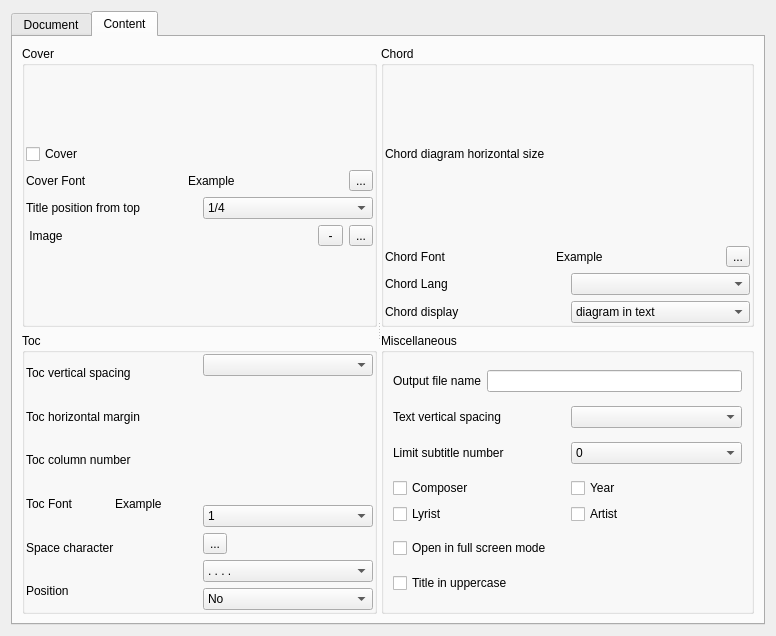
<?xml version="1.0" encoding="UTF-8"?>
<ui version="4.0">
 <class>FormConfig</class>
 <widget class="QWidget" name="FormConfig">
  <property name="geometry">
   <rect>
    <x>0</x>
    <y>0</y>
    <width>776</width>
    <height>636</height>
   </rect>
  </property>
  <property name="windowTitle">
   <string>Form</string>
  </property>
  <layout class="QVBoxLayout" name="verticalLayout_6">
   <item>
    <widget class="QTabWidget" name="tabWidget">
     <property name="tabPosition">
      <enum>QTabWidget::North</enum>
     </property>
     <property name="currentIndex">
      <number>1</number>
     </property>
     <widget class="QWidget" name="tab">
      <attribute name="title">
       <string>Document</string>
      </attribute>
      <layout class="QHBoxLayout" name="horizontalLayout_35">
       <item>
        <layout class="QVBoxLayout" name="verticalLayout_20">
         <item>
          <layout class="QHBoxLayout" name="horizontalLayout_20">
           <item>
            <layout class="QVBoxLayout" name="verticalLayout_18">
             <item>
              <widget class="QGroupBox" name="groupBoxPageSize">
               <property name="title">
                <string>PageSize</string>
               </property>
               <layout class="QVBoxLayout" name="verticalLayout_17">
                <item>
                 <layout class="QVBoxLayout" name="verticalLayout_4">
                  <item>
                   <layout class="QHBoxLayout" name="horizontalLayout_18">
                    <item>
                     <widget class="QLabel" name="labelPageWidth">
                      <property name="text">
                       <string>Page width</string>
                      </property>
                     </widget>
                    </item>
                    <item>
                     <widget class="SpinBoxUnit" name="spuPageWidth" native="true"/>
                    </item>
                   </layout>
                  </item>
                  <item>
                   <layout class="QHBoxLayout" name="horizontalLayout_19">
                    <item>
                     <widget class="QLabel" name="labelPageHeight">
                      <property name="text">
                       <string>Page height</string>
                      </property>
                     </widget>
                    </item>
                    <item>
                     <widget class="SpinBoxUnit" name="spuPageHeight" native="true"/>
                    </item>
                   </layout>
                  </item>
                  <item>
                   <layout class="QHBoxLayout" name="horizontalLayout_21">
                    <item>
                     <widget class="QLabel" name="labelPageDimension">
                      <property name="text">
                       <string>Page</string>
                      </property>
                     </widget>
                    </item>
                    <item>
                     <widget class="PageSize" name="comboBoxMediaBox"/>
                    </item>
                    <item>
                     <widget class="QCheckBox" name="checkBoxLandscape">
                      <property name="text">
                       <string>Landscape</string>
                      </property>
                     </widget>
                    </item>
                   </layout>
                  </item>
                 </layout>
                </item>
               </layout>
              </widget>
             </item>
             <item>
              <widget class="QGroupBox" name="groupBoxMargin">
               <property name="title">
                <string>Margin</string>
               </property>
               <layout class="QVBoxLayout" name="verticalLayout_25">
                <item>
                 <layout class="QHBoxLayout" name="horizontalLayout_16">
                  <item>
                   <layout class="QVBoxLayout" name="verticalLayout_15">
                    <item>
                     <widget class="QLabel" name="labelMarginHorizontal">
                      <property name="text">
                       <string>Horizontal </string>
                      </property>
                     </widget>
                    </item>
                    <item>
                     <widget class="QLabel" name="labelMarginVertical">
                      <property name="text">
                       <string>Vertical</string>
                      </property>
                     </widget>
                    </item>
                   </layout>
                  </item>
                  <item>
                   <layout class="QVBoxLayout" name="verticalLayout_9">
                    <item>
                     <widget class="SpinBoxUnit" name="spuHorizontalMargin" native="true"/>
                    </item>
                    <item>
                     <widget class="SpinBoxUnit" name="spuVerticalMargin" native="true"/>
                    </item>
                   </layout>
                  </item>
                 </layout>
                </item>
               </layout>
              </widget>
             </item>
            </layout>
           </item>
           <item>
            <widget class="QGroupBox" name="groupBoxMiscellaneous">
             <property name="title">
              <string>Fonts</string>
             </property>
             <layout class="QVBoxLayout" name="verticalLayout_19">
              <item>
               <layout class="QVBoxLayout" name="verticalLayout_10">
                <item>
                 <layout class="QHBoxLayout" name="horizontalLayout_6">
                  <item>
                   <widget class="QLabel" name="labelNormalFont">
                    <property name="text">
                     <string>Default Font</string>
                    </property>
                   </widget>
                  </item>
                  <item>
                   <widget class="ExampleLabel" name="labelNormalFontExample">
                    <property name="text">
                     <string>Example</string>
                    </property>
                   </widget>
                  </item>
                  <item>
                   <widget class="FontButton" name="toolButtonNormalFont">
                    <property name="text">
                     <string>...</string>
                    </property>
                   </widget>
                  </item>
                 </layout>
                </item>
                <item>
                 <layout class="QHBoxLayout" name="horizontalLayout_3">
                  <item>
                   <widget class="QLabel" name="labelTitleFont">
                    <property name="text">
                     <string>Title Font</string>
                    </property>
                   </widget>
                  </item>
                  <item>
                   <widget class="ExampleLabel" name="labelTitleFontExample">
                    <property name="text">
                     <string>Example</string>
                    </property>
                   </widget>
                  </item>
                  <item>
                   <widget class="FontButton" name="toolButtonTitleFont">
                    <property name="text">
                     <string>...</string>
                    </property>
                   </widget>
                  </item>
                 </layout>
                </item>
                <item>
                 <layout class="QHBoxLayout" name="horizontalLayout_28">
                  <item>
                   <widget class="QLabel" name="labelSubtitleFont">
                    <property name="text">
                     <string>Subtitle Font</string>
                    </property>
                   </widget>
                  </item>
                  <item>
                   <widget class="ExampleLabel" name="labelSubtitleFontExample">
                    <property name="text">
                     <string>Example</string>
                    </property>
                   </widget>
                  </item>
                  <item>
                   <widget class="FontButton" name="toolButtonSubtitleFont">
                    <property name="text">
                     <string>...</string>
                    </property>
                   </widget>
                  </item>
                 </layout>
                </item>
                <item>
                 <layout class="QHBoxLayout" name="horizontalLayout_4">
                  <item>
                   <widget class="QLabel" name="labelCommentFont">
                    <property name="text">
                     <string>Comment Font</string>
                    </property>
                   </widget>
                  </item>
                  <item>
                   <widget class="ExampleLabel" name="labelCommentFontExample">
                    <property name="text">
                     <string>Example</string>
                    </property>
                   </widget>
                  </item>
                  <item>
                   <widget class="FontButton" name="toolButtonCommentFont">
                    <property name="text">
                     <string>...</string>
                    </property>
                   </widget>
                  </item>
                 </layout>
                </item>
                <item>
                 <layout class="QHBoxLayout" name="horizontalLayout_34">
                  <item>
                   <widget class="QLabel" name="labelCommentItalicFont">
                    <property name="text">
                     <string>Comment ItalicFont</string>
                    </property>
                   </widget>
                  </item>
                  <item>
                   <widget class="ExampleLabel" name="labelCommentItalicFontExample">
                    <property name="text">
                     <string>Example</string>
                    </property>
                   </widget>
                  </item>
                  <item>
                   <widget class="FontButton" name="toolButtonCommentItalicFont">
                    <property name="text">
                     <string>...</string>
                    </property>
                   </widget>
                  </item>
                 </layout>
                </item>
                <item>
                 <layout class="QHBoxLayout" name="horizontalLayout_29">
                  <item>
                   <widget class="QLabel" name="labelCommentBoxFont">
                    <property name="text">
                     <string>Comment Font in box</string>
                    </property>
                   </widget>
                  </item>
                  <item>
                   <widget class="ExampleLabel" name="labelCommentBoxFontExample">
                    <property name="text">
                     <string>Example</string>
                    </property>
                   </widget>
                  </item>
                  <item>
                   <widget class="FontButton" name="toolButtonCommentBoxFont">
                    <property name="text">
                     <string>...</string>
                    </property>
                   </widget>
                  </item>
                 </layout>
                </item>
               </layout>
              </item>
             </layout>
            </widget>
           </item>
          </layout>
         </item>
         <item>
          <layout class="QHBoxLayout" name="horizontalLayout_33">
           <item>
            <widget class="QGroupBox" name="groupBoxPageNumber">
             <property name="title">
              <string>Page number</string>
             </property>
             <layout class="QHBoxLayout" name="horizontalLayout_25">
              <item>
               <layout class="QVBoxLayout" name="verticalLayout_2">
                <item>
                 <layout class="QHBoxLayout" name="horizontalLayout_26">
                  <item>
                   <widget class="QLabel" name="labelPageNumber">
                    <property name="text">
                     <string>Page number</string>
                    </property>
                   </widget>
                  </item>
                  <item>
                   <widget class="QComboBox" name="comboBoxPageNumber">
                    <item>
                     <property name="text">
                      <string>No</string>
                     </property>
                    </item>
                    <item>
                     <property name="text">
                      <string>Center</string>
                     </property>
                    </item>
                    <item>
                     <property name="text">
                      <string>Outside</string>
                     </property>
                    </item>
                   </widget>
                  </item>
                 </layout>
                </item>
                <item>
                 <layout class="QHBoxLayout" name="horizontalLayout_5">
                  <item>
                   <widget class="QLabel" name="labelPageNumberStyle">
                    <property name="text">
                     <string>Page style</string>
                    </property>
                   </widget>
                  </item>
                  <item>
                   <widget class="QComboBox" name="comboBoxPageNumberStyle">
                    <item>
                     <property name="text">
                      <string>1</string>
                     </property>
                    </item>
                    <item>
                     <property name="text">
                      <string>- 1 - </string>
                     </property>
                    </item>
                    <item>
                     <property name="text">
                      <string>1/50</string>
                     </property>
                    </item>
                    <item>
                     <property name="text">
                      <string>&lt;&lt; 1 &gt;&gt;</string>
                     </property>
                    </item>
                   </widget>
                  </item>
                 </layout>
                </item>
                <item>
                 <layout class="QHBoxLayout" name="horizontalLayout_7">
                  <item>
                   <widget class="QLabel" name="labelPageNumberPosition">
                    <property name="text">
                     <string>Page number position</string>
                    </property>
                   </widget>
                  </item>
                  <item>
                   <widget class="SpinBoxUnit" name="spuPageNumberPosition" native="true"/>
                  </item>
                 </layout>
                </item>
                <item>
                 <layout class="QHBoxLayout" name="horizontalLayout_14">
                  <item>
                   <widget class="QLabel" name="labelPageNumberFont">
                    <property name="text">
                     <string>Page Number  Font</string>
                    </property>
                   </widget>
                  </item>
                  <item>
                   <widget class="ExampleLabel" name="labelPageNumberFontExample">
                    <property name="text">
                     <string>Example</string>
                    </property>
                   </widget>
                  </item>
                  <item>
                   <widget class="FontButton" name="toolButtonPageNumberFont">
                    <property name="text">
                     <string>...</string>
                    </property>
                   </widget>
                  </item>
                 </layout>
                </item>
               </layout>
              </item>
             </layout>
            </widget>
           </item>
           <item>
            <widget class="QGroupBox" name="groupBox">
             <property name="title">
              <string>Page topology</string>
             </property>
             <layout class="QHBoxLayout" name="horizontalLayout_38">
              <item>
               <layout class="QVBoxLayout" name="verticalLayout_16">
                <item>
                 <layout class="QHBoxLayout" name="horizontalLayout_27">
                  <item>
                   <widget class="QLabel" name="labelDuplex">
                    <property name="text">
                     <string>Duplex</string>
                    </property>
                   </widget>
                  </item>
                  <item>
                   <widget class="QComboBox" name="comboBoxDuplex">
                    <item>
                     <property name="text">
                      <string>Simplex</string>
                     </property>
                    </item>
                    <item>
                     <property name="text">
                      <string>Duplex</string>
                     </property>
                    </item>
                    <item>
                     <property name="text">
                      <string>Duplex with new song on right page</string>
                     </property>
                    </item>
                   </widget>
                  </item>
                 </layout>
                </item>
                <item>
                 <layout class="QHBoxLayout" name="horizontalLayout_32">
                  <item>
                   <widget class="QLabel" name="labelPageColor">
                    <property name="text">
                     <string>Paper color</string>
                    </property>
                   </widget>
                  </item>
                  <item>
                   <widget class="ColorButton" name="colorButtonPaperColor">
                    <property name="text">
                     <string>...</string>
                    </property>
                   </widget>
                  </item>
                 </layout>
                </item>
                <item>
                 <layout class="QHBoxLayout" name="horizontalLayout_13">
                  <item>
                   <spacer name="horizontalSpacer_2">
                    <property name="orientation">
                     <enum>Qt::Horizontal</enum>
                    </property>
                    <property name="sizeHint" stdset="0">
                     <size>
                      <width>40</width>
                      <height>20</height>
                     </size>
                    </property>
                   </spacer>
                  </item>
                  <item>
                   <widget class="QPushButton" name="pushButtonSetAsDefault1">
                    <property name="toolTip">
                     <string>Save this as default</string>
                    </property>
                    <property name="text">
                     <string/>
                    </property>
                    <property name="icon">
                     <iconset resource="../Resources/resources.qrc">
                      <normaloff>:/Image/Images/settings.png</normaloff>:/Image/Images/settings.png</iconset>
                    </property>
                    <property name="shortcut">
                     <string>Shift+S, Esc</string>
                    </property>
                    <property name="flat">
                     <bool>true</bool>
                    </property>
                   </widget>
                  </item>
                 </layout>
                </item>
                <item>
                 <layout class="QHBoxLayout" name="horizontalLayout_36">
                  <item>
                   <widget class="QLabel" name="labelVerticalPausePerPage">
                    <property name="text">
                     <string>Page per height</string>
                    </property>
                   </widget>
                  </item>
                  <item>
                   <widget class="QComboBox" name="comboBoxVerticalPausePerPage">
                    <item>
                     <property name="text">
                      <string>1</string>
                     </property>
                    </item>
                    <item>
                     <property name="text">
                      <string>2</string>
                     </property>
                    </item>
                    <item>
                     <property name="text">
                      <string>3</string>
                     </property>
                    </item>
                   </widget>
                  </item>
                 </layout>
                </item>
                <item>
                 <layout class="QHBoxLayout" name="horizontalLayout_37">
                  <item>
                   <widget class="QLabel" name="labelColumnNumber">
                    <property name="text">
                     <string>Force column</string>
                    </property>
                   </widget>
                  </item>
                  <item>
                   <widget class="QComboBox" name="comboBoxColumnNumber">
                    <item>
                     <property name="text">
                      <string>Keep song definition</string>
                     </property>
                    </item>
                    <item>
                     <property name="text">
                      <string>1</string>
                     </property>
                    </item>
                    <item>
                     <property name="text">
                      <string>2</string>
                     </property>
                    </item>
                    <item>
                     <property name="text">
                      <string>3</string>
                     </property>
                    </item>
                    <item>
                     <property name="text">
                      <string>4</string>
                     </property>
                    </item>
                   </widget>
                  </item>
                 </layout>
                </item>
               </layout>
              </item>
             </layout>
            </widget>
           </item>
          </layout>
         </item>
        </layout>
       </item>
      </layout>
     </widget>
     <widget class="QWidget" name="tab_3">
      <attribute name="title">
       <string>Content</string>
      </attribute>
      <layout class="QVBoxLayout" name="verticalLayout_23">
       <item>
        <widget class="QSplitter" name="splitter">
         <property name="orientation">
          <enum>Qt::Horizontal</enum>
         </property>
         <widget class="QWidget" name="layoutWidget">
          <layout class="QVBoxLayout" name="verticalLayout_21">
           <item>
            <widget class="QGroupBox" name="groupBoxCover">
             <property name="title">
              <string>Cover</string>
             </property>
             <layout class="QVBoxLayout" name="verticalLayout_11">
              <property name="leftMargin">
               <number>1</number>
              </property>
              <property name="topMargin">
               <number>1</number>
              </property>
              <property name="rightMargin">
               <number>1</number>
              </property>
              <property name="bottomMargin">
               <number>1</number>
              </property>
              <item>
               <layout class="QVBoxLayout" name="verticalLayout">
                <item>
                 <widget class="QCheckBox" name="checkBoxCover">
                  <property name="text">
                   <string>Cover</string>
                  </property>
                 </widget>
                </item>
                <item>
                 <layout class="QHBoxLayout" name="horizontalLayout_10">
                  <item>
                   <widget class="QLabel" name="labelCoverFont">
                    <property name="text">
                     <string>Cover Font</string>
                    </property>
                   </widget>
                  </item>
                  <item>
                   <widget class="ExampleLabel" name="labelCoverFontExample">
                    <property name="text">
                     <string>Example</string>
                    </property>
                   </widget>
                  </item>
                  <item>
                   <widget class="FontButton" name="toolButtonCoverFont">
                    <property name="text">
                     <string>...</string>
                    </property>
                   </widget>
                  </item>
                 </layout>
                </item>
                <item>
                 <layout class="QHBoxLayout" name="horizontalLayout_11">
                  <item>
                   <widget class="QLabel" name="labelTitlePosition">
                    <property name="text">
                     <string>Title position from top</string>
                    </property>
                   </widget>
                  </item>
                  <item>
                   <widget class="QComboBox" name="comboBoxTitlePosition">
                    <item>
                     <property name="text">
                      <string>1/4</string>
                     </property>
                    </item>
                    <item>
                     <property name="text">
                      <string>1/2</string>
                     </property>
                    </item>
                    <item>
                     <property name="text">
                      <string>3/4</string>
                     </property>
                    </item>
                   </widget>
                  </item>
                 </layout>
                </item>
                <item>
                 <layout class="QHBoxLayout" name="horizontalLayout">
                  <item>
                   <widget class="QLabel" name="labelCoverImage">
                    <property name="text">
                     <string> Image</string>
                    </property>
                   </widget>
                  </item>
                  <item>
                   <widget class="QLabel" name="labelCoverViewImage">
                    <property name="text">
                     <string/>
                    </property>
                   </widget>
                  </item>
                  <item>
                   <widget class="QToolButton" name="toolButtonSuppressCoverImage">
                    <property name="text">
                     <string> - </string>
                    </property>
                   </widget>
                  </item>
                  <item>
                   <widget class="ImageButton" name="toolButtonCoverImage">
                    <property name="text">
                     <string>...</string>
                    </property>
                   </widget>
                  </item>
                 </layout>
                </item>
               </layout>
              </item>
             </layout>
            </widget>
           </item>
           <item>
            <widget class="QGroupBox" name="groupBoxToc">
             <property name="title">
              <string>Toc</string>
             </property>
             <layout class="QVBoxLayout" name="verticalLayout_13">
              <property name="leftMargin">
               <number>1</number>
              </property>
              <property name="topMargin">
               <number>1</number>
              </property>
              <property name="rightMargin">
               <number>1</number>
              </property>
              <property name="bottomMargin">
               <number>1</number>
              </property>
              <item>
               <layout class="QHBoxLayout" name="horizontalLayout_24">
                <item>
                 <layout class="QVBoxLayout" name="verticalLayout_5">
                  <item>
                   <widget class="QLabel" name="labelTocVerticalSpacing">
                    <property name="text">
                     <string>Toc vertical spacing</string>
                    </property>
                   </widget>
                  </item>
                  <item>
                   <widget class="QLabel" name="labelTocMargin">
                    <property name="text">
                     <string>Toc horizontal margin</string>
                    </property>
                   </widget>
                  </item>
                  <item>
                   <widget class="QLabel" name="labelTocColumn">
                    <property name="text">
                     <string>Toc column number</string>
                    </property>
                   </widget>
                  </item>
                  <item>
                   <layout class="QHBoxLayout" name="horizontalLayout_12">
                    <item>
                     <widget class="QLabel" name="labelTocFont">
                      <property name="text">
                       <string>Toc Font</string>
                      </property>
                     </widget>
                    </item>
                    <item>
                     <widget class="ExampleLabel" name="labelTocFontExample">
                      <property name="text">
                       <string>Example</string>
                      </property>
                     </widget>
                    </item>
                   </layout>
                  </item>
                  <item>
                   <widget class="QLabel" name="labelTocSpaceCharacter">
                    <property name="text">
                     <string>Space character</string>
                    </property>
                   </widget>
                  </item>
                  <item>
                   <widget class="QLabel" name="label">
                    <property name="text">
                     <string>Position </string>
                    </property>
                   </widget>
                  </item>
                 </layout>
                </item>
                <item>
                 <layout class="QVBoxLayout" name="verticalLayout_7">
                  <item>
                   <widget class="VerticalSpacing" name="comboBoxTocVerticalSpacing"/>
                  </item>
                  <item>
                   <widget class="SpinBoxUnit" name="spuTocHorizontalMargin" native="true"/>
                  </item>
                  <item>
                   <widget class="QComboBox" name="comboBoxTocColumnNumber">
                    <item>
                     <property name="text">
                      <string>1</string>
                     </property>
                    </item>
                    <item>
                     <property name="text">
                      <string>2</string>
                     </property>
                    </item>
                    <item>
                     <property name="text">
                      <string>3</string>
                     </property>
                    </item>
                   </widget>
                  </item>
                  <item>
                   <widget class="FontButton" name="toolButtonTocFont">
                    <property name="text">
                     <string>...</string>
                    </property>
                   </widget>
                  </item>
                  <item>
                   <widget class="QComboBox" name="comboBoxTocSpaceCharacter">
                    <item>
                     <property name="text">
                      <string>. . . .</string>
                     </property>
                    </item>
                    <item>
                     <property name="text">
                      <string>- - - -</string>
                     </property>
                    </item>
                    <item>
                     <property name="text">
                      <string/>
                     </property>
                    </item>
                   </widget>
                  </item>
                  <item>
                   <widget class="QComboBox" name="comboBoxTocPosition">
                    <item>
                     <property name="text">
                      <string>No</string>
                     </property>
                    </item>
                    <item>
                     <property name="text">
                      <string>At begining</string>
                     </property>
                    </item>
                    <item>
                     <property name="text">
                      <string>At end</string>
                     </property>
                    </item>
                   </widget>
                  </item>
                 </layout>
                </item>
               </layout>
              </item>
             </layout>
            </widget>
           </item>
          </layout>
         </widget>
         <widget class="QWidget" name="layoutWidget1">
          <layout class="QVBoxLayout" name="verticalLayout_22">
           <item>
            <widget class="QGroupBox" name="groupBoxChord">
             <property name="title">
              <string>Chord</string>
             </property>
             <layout class="QVBoxLayout" name="verticalLayout_14">
              <property name="leftMargin">
               <number>1</number>
              </property>
              <property name="topMargin">
               <number>1</number>
              </property>
              <property name="rightMargin">
               <number>1</number>
              </property>
              <property name="bottomMargin">
               <number>1</number>
              </property>
              <item>
               <layout class="QVBoxLayout" name="verticalLayout_3">
                <item>
                 <layout class="QHBoxLayout" name="horizontalLayout_15">
                  <item>
                   <widget class="QLabel" name="labelChordDiagramHSize">
                    <property name="text">
                     <string>Chord diagram horizontal size</string>
                    </property>
                   </widget>
                  </item>
                  <item>
                   <widget class="SpinBoxUnit" name="spuChordHorizontalSize" native="true"/>
                  </item>
                 </layout>
                </item>
                <item>
                 <layout class="QVBoxLayout" name="verticalLayout_12">
                  <item>
                   <layout class="QHBoxLayout" name="horizontalLayout_8">
                    <item>
                     <widget class="QLabel" name="labelChordFont">
                      <property name="text">
                       <string>Chord Font</string>
                      </property>
                     </widget>
                    </item>
                    <item>
                     <widget class="ExampleLabel" name="labelChordFontExample">
                      <property name="text">
                       <string>Example</string>
                      </property>
                     </widget>
                    </item>
                    <item>
                     <widget class="FontButton" name="toolButtonChordFont">
                      <property name="text">
                       <string>...</string>
                      </property>
                     </widget>
                    </item>
                   </layout>
                  </item>
                 </layout>
                </item>
                <item>
                 <layout class="QHBoxLayout" name="horizontalLayout_22">
                  <item>
                   <widget class="QLabel" name="labelChordLang">
                    <property name="text">
                     <string>Chord Lang</string>
                    </property>
                   </widget>
                  </item>
                  <item>
                   <widget class="QComboBox" name="comboBoxChordLang"/>
                  </item>
                 </layout>
                </item>
                <item>
                 <layout class="QHBoxLayout" name="horizontalLayout_23">
                  <item>
                   <widget class="QLabel" name="labelChordLangInText">
                    <property name="text">
                     <string>Chord display</string>
                    </property>
                   </widget>
                  </item>
                  <item>
                   <widget class="QComboBox" name="comboBoxChordInText">
                    <item>
                     <property name="text">
                      <string>diagram in text</string>
                     </property>
                    </item>
                    <item>
                     <property name="text">
                      <string>chords at begining</string>
                     </property>
                    </item>
                    <item>
                     <property name="text">
                      <string>name in text only</string>
                     </property>
                    </item>
                   </widget>
                  </item>
                 </layout>
                </item>
               </layout>
              </item>
             </layout>
            </widget>
           </item>
           <item>
            <widget class="QGroupBox" name="groupBoxMiscellaneousContent">
             <property name="title">
              <string>Miscellaneous</string>
             </property>
             <layout class="QHBoxLayout" name="horizontalLayout_39">
              <item>
               <layout class="QVBoxLayout" name="verticalLayout_26">
                <item>
                 <layout class="QHBoxLayout" name="horizontalLayout_9">
                  <item>
                   <widget class="QLabel" name="labelOutputFileName">
                    <property name="text">
                     <string>Output file name</string>
                    </property>
                   </widget>
                  </item>
                  <item>
                   <widget class="QLineEdit" name="lineEditOutFile"/>
                  </item>
                 </layout>
                </item>
                <item>
                 <layout class="QHBoxLayout" name="horizontalLayout_30">
                  <item>
                   <widget class="QLabel" name="labelVerticalSpacing">
                    <property name="text">
                     <string>Text vertical spacing</string>
                    </property>
                   </widget>
                  </item>
                  <item>
                   <widget class="VerticalSpacing" name="comboBoxVerticalSpacing"/>
                  </item>
                 </layout>
                </item>
                <item>
                 <layout class="QHBoxLayout" name="horizontalLayout_31">
                  <item>
                   <widget class="QLabel" name="labelLimiteSubtitleNumber">
                    <property name="text">
                     <string>Limit subtitle number</string>
                    </property>
                   </widget>
                  </item>
                  <item>
                   <widget class="QComboBox" name="comboBoxSubtitleNumber">
                    <item>
                     <property name="text">
                      <string>0</string>
                     </property>
                    </item>
                    <item>
                     <property name="text">
                      <string>1</string>
                     </property>
                    </item>
                    <item>
                     <property name="text">
                      <string>2</string>
                     </property>
                    </item>
                    <item>
                     <property name="text">
                      <string>3</string>
                     </property>
                    </item>
                    <item>
                     <property name="text">
                      <string>4</string>
                     </property>
                    </item>
                   </widget>
                  </item>
                 </layout>
                </item>
                <item>
                 <layout class="QHBoxLayout" name="horizontalLayout_17">
                  <item>
                   <layout class="QVBoxLayout" name="verticalLayout_8">
                    <item>
                     <widget class="QCheckBox" name="checkBoxComposer">
                      <property name="text">
                       <string>Composer </string>
                      </property>
                     </widget>
                    </item>
                    <item>
                     <widget class="QCheckBox" name="checkBoxLyricist">
                      <property name="text">
                       <string>Lyrist</string>
                      </property>
                     </widget>
                    </item>
                   </layout>
                  </item>
                  <item>
                   <layout class="QVBoxLayout" name="verticalLayout_24">
                    <item>
                     <widget class="QCheckBox" name="checkBoxYear">
                      <property name="text">
                       <string>Year</string>
                      </property>
                     </widget>
                    </item>
                    <item>
                     <widget class="QCheckBox" name="checkBoxArtist">
                      <property name="text">
                       <string>Artist</string>
                      </property>
                     </widget>
                    </item>
                   </layout>
                  </item>
                 </layout>
                </item>
                <item>
                 <widget class="QCheckBox" name="checkBoxFullScreenMode">
                  <property name="text">
                   <string>Open in full screen mode</string>
                  </property>
                 </widget>
                </item>
                <item>
                 <layout class="QHBoxLayout" name="horizontalLayout_2">
                  <item>
                   <widget class="QCheckBox" name="checkBoxTitleInUppercase">
                    <property name="text">
                     <string>Title in uppercase</string>
                    </property>
                   </widget>
                  </item>
                  <item>
                   <spacer name="horizontalSpacer">
                    <property name="orientation">
                     <enum>Qt::Horizontal</enum>
                    </property>
                    <property name="sizeHint" stdset="0">
                     <size>
                      <width>40</width>
                      <height>20</height>
                     </size>
                    </property>
                   </spacer>
                  </item>
                  <item>
                   <widget class="QPushButton" name="pushButtonSetAsDefault2">
                    <property name="toolTip">
                     <string>Save this as default</string>
                    </property>
                    <property name="text">
                     <string/>
                    </property>
                    <property name="icon">
                     <iconset resource="../Resources/resources.qrc">
                      <normaloff>:/Image/Images/settings.png</normaloff>:/Image/Images/settings.png</iconset>
                    </property>
                    <property name="flat">
                     <bool>true</bool>
                    </property>
                   </widget>
                  </item>
                 </layout>
                </item>
               </layout>
              </item>
             </layout>
            </widget>
           </item>
          </layout>
         </widget>
        </widget>
       </item>
      </layout>
     </widget>
    </widget>
   </item>
  </layout>
 </widget>
 <customwidgets>
  <customwidget>
   <class>ColorButton</class>
   <extends>QToolButton</extends>
   <header>colorbutton.h</header>
  </customwidget>
  <customwidget>
   <class>FontButton</class>
   <extends>QToolButton</extends>
   <header>fontbutton.h</header>
  </customwidget>
  <customwidget>
   <class>SpinBoxUnit</class>
   <extends>QWidget</extends>
   <header>spinboxunit.h</header>
   <container>1</container>
  </customwidget>
  <customwidget>
   <class>ImageButton</class>
   <extends>QToolButton</extends>
   <header>imagebutton.h</header>
  </customwidget>
  <customwidget>
   <class>ExampleLabel</class>
   <extends>QLabel</extends>
   <header>examplelabel.h</header>
  </customwidget>
  <customwidget>
   <class>PageSize</class>
   <extends>QComboBox</extends>
   <header>pagesize.h</header>
  </customwidget>
  <customwidget>
   <class>VerticalSpacing</class>
   <extends>QComboBox</extends>
   <header location="global">verticalspacing.h</header>
  </customwidget>
 </customwidgets>
 <resources>
  <include location="../Resources/resources.qrc"/>
 </resources>
 <connections/>
</ui>
